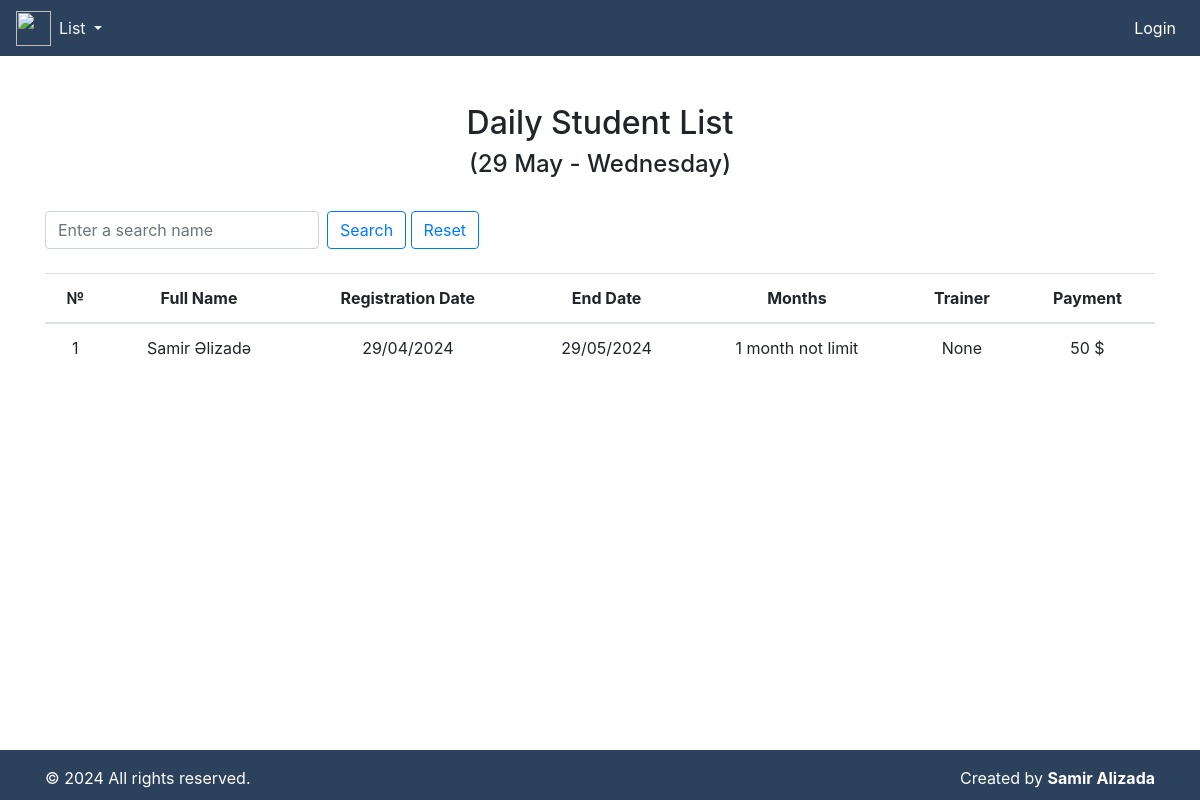
Screenshot of /daily-student-list/ with the database file from the repository.
### fitness/models.py (models this page shows, shortened)
class Student(models.Model):
    full_name = models.CharField(max_length=100)
    registration_date = models.DateField(default=timezone.now)
    months_duration = models.ForeignKey(MonthlyPricing, on_delete=models.CASCADE, null=True, blank=True)
    trainer = models.ForeignKey(Trainer, on_delete=models.CASCADE, null=True, blank=True)
    payment = models.IntegerField(default=0)
    end_date = models.DateField(null=True, blank=True)

class MonthlyPricing(models.Model):
    name = models.CharField(max_length=30, null=True)
    month = models.IntegerField()
    price = models.IntegerField()
    def __str__(self) -> str:
        return f"{self.name}"

### fitness/views.py (the view)
# urls.py: path('daily-student-list/', daily_student_list, name='daily_student_list'),
def daily_student_list(request):
    now = datetime.now()
    today = now.date()
    students = Student.objects.filter(end_date=today)
    query = request.GET.get('q')
    if query:
        students = students.filter(full_name__icontains=query)
    return render(request, 'daily_student_list.html', {'students': students, 'today': today})

### templates/daily_student_list.html (shortened to what this page needs)
{% include "index.html" %}
{% block content %}
<div class="container mt-5">
    <h2 class="text-center">Daily Student List</h2>
    <h4 class="text-center">
        ({{ today|date:"d F" }} - {{ today|date:"l" }})
    </h4>
    <br>
    <form method="GET" class="mb-3">
        <div class="form-inline mb-4">
            <input type="text" name="q" class="form-control mr-sm-2" placeholder="Enter a search name">
            <button class="btn btn-outline-primary my-2 my-sm-0" type="submit">Search</button>
            <a href="{% url 'student_list' %}"><button class="btn btn-outline-primary my-2 my-sm-0" type="submit">Reset</button>
            </a>
        </div>
    </form>
    <table class="table text-center">
        <thead>
            <tr>
                <th scope="col">№</th>
                <th scope="col">Full Name</th>
                <th scope="col">Registration Date</th>
                <th scope="col">End Date</th>
                <th scope="col">Months</th>
                <th scope="col">Trainer</th>
                <th scope="col">Payment</th>
            </tr>
        </thead>
        <tbody>
            {% for student in students %}
            <tr>
                <td>{{ forloop.counter }}</td>
                <td>{{ student.full_name }}</td>
                <td>{{ student.registration_date|date:"d/m/Y" }}</td>
                <td>{{ student.end_date|date:"d/m/Y" }}</td>
                <td>{{ student.months_duration }}</td>
                <td>{{ student.trainer }}</td>
                <td>{{ student.payment }} $</td>
            </tr>
            {% endfor %}
        </tbody>
    </table>
</div>
{% endblock content %}

### rows the page displays
Student: full_name "Samir Əlizadə", registration_date "29/04/2024", end_date "29/05/2024", months_duration "1 month not limit", trainer "None", payment "50"
